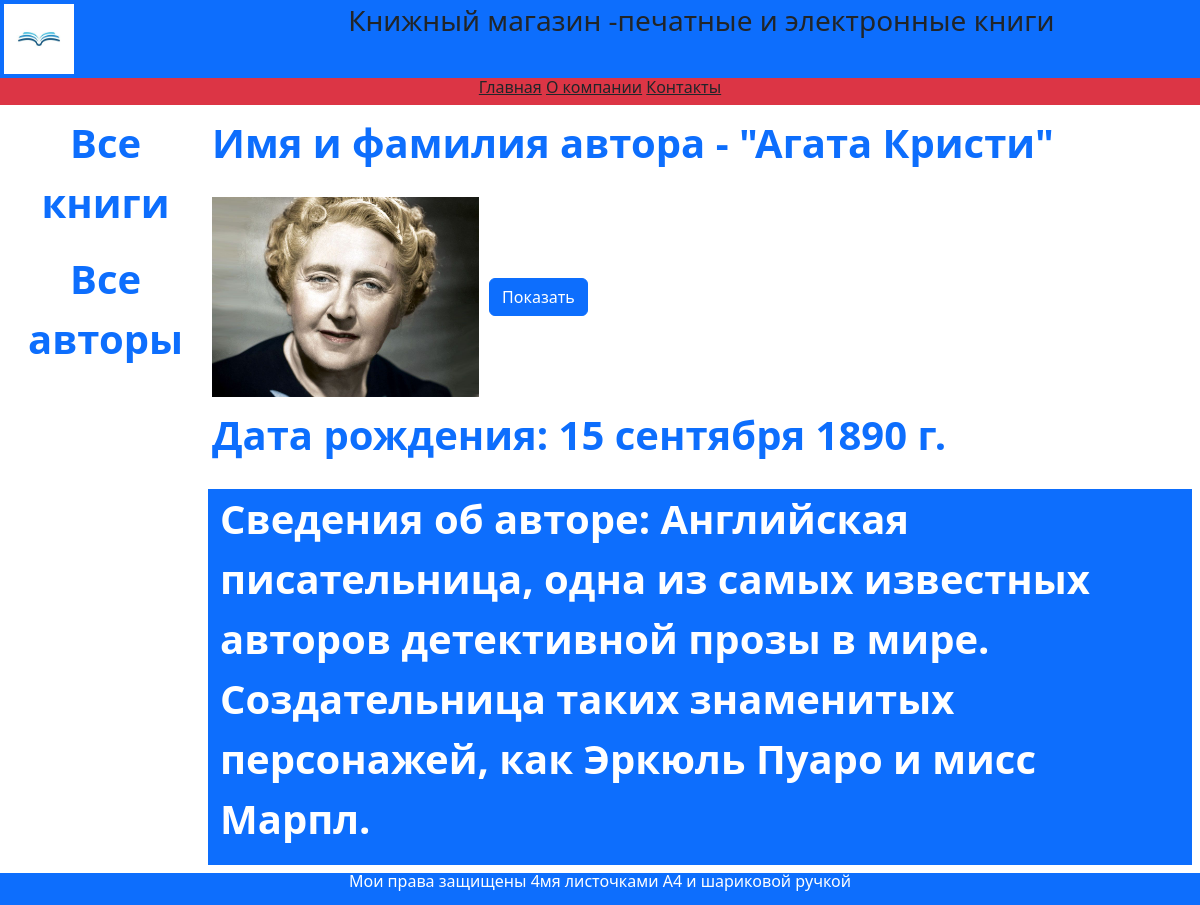
Page /authors/3/ on the committed database.
### catalog/models.py (models this page shows, shortened)
class Author(models.Model):
    first_name = models.CharField(max_length=100,
                                  help_text='Введите имя автора',
                                  verbose_name='Имя автора')
    last_name = models.CharField(max_length=100,
                                  help_text='Введите фамилию автора',
                                  verbose_name='Фамилия автора')
    date_of_birth = models.DateField(help_text='Введите дату рождения',
                                     verbose_name='Дата рождения',
                                     null=True, blank=True)
    about = models.TextField(help_text='Введите сведения об авторе',
                             verbose_name='Сведения об авторе')
    photo = models.ImageField(upload_to='images',
                              help_text='Введите фото автора',
                              verbose_name='Фото автора',
                              null=True, blank=True)

### catalog/views.py (the view)
# urls.py: path('authors/<int:pk>/', views.AuthorDetailView.as_view(),name='author-detail')
class AuthorDetailView(DetailView):
    model=Author
    context_object_name='author'

### catalog/templates/catalog/author_detail.html
{% extends "catalog/base.html" %}
{% block content  %}
<div class="container text-start">
    <div class="row my-2">
        <p>Имя и фамилия автора - "{{author.first_name}} {{author.last_name}}"</p>
    </div>
    <img src="{{author.photo.url}}" alt="con" style="max-height: 200px;">
    <a href="{{author.photo.url}}" class="btn btn-primary" target="_blank">Показать</a>
     <div class="row my-2" >
        <div class="col">
            <p>Дата рождения: {{author.date_of_birth}}</p>
        </div>
     </div>
     <div class="row my-2">
        <div class="col mx-2 bg-primary text-white">
            <p>
                Сведения об авторе: {{author.about}}
            </p>
        </div>
     </div>
</div>
{% endblock %}

### rows in the picture
Author: first_name "Агата", last_name "Кристи", photo (picture), date_of_birth "15 сентября 1890 г.", about "Английская писательница, одна из самых известных авторов детективной прозы в мире. Создательница таких знаменитых персонажей, как Эркюль Пуаро и мисс Марпл."
